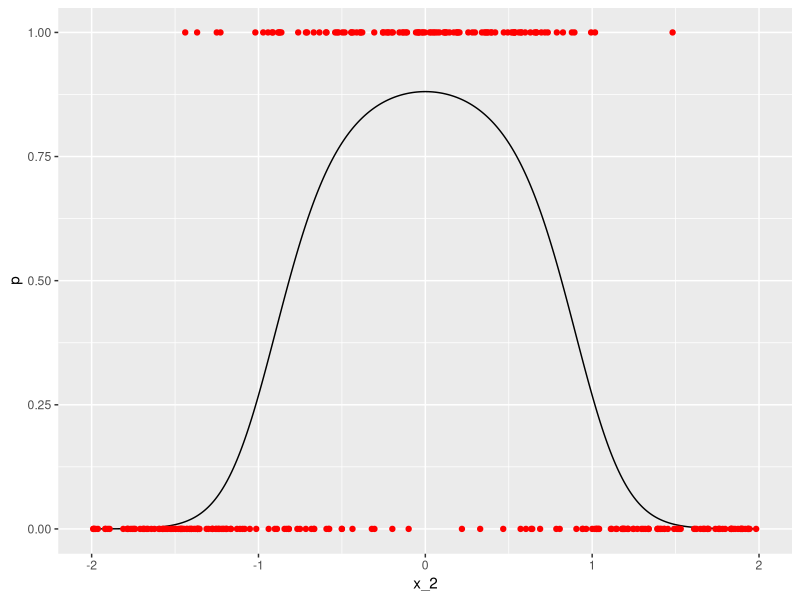
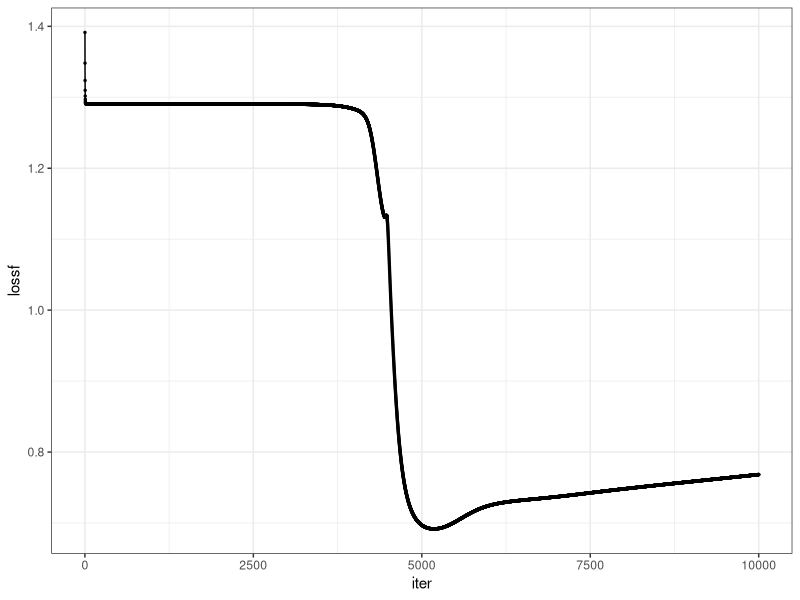
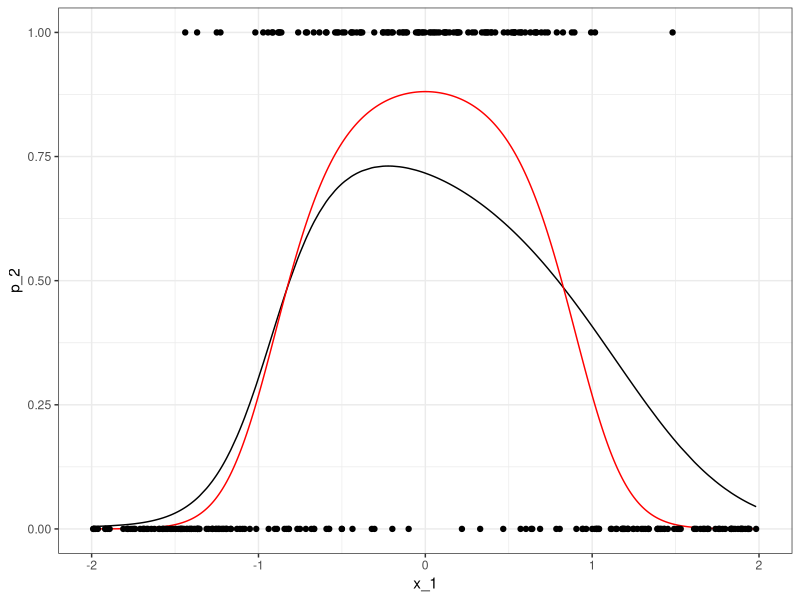
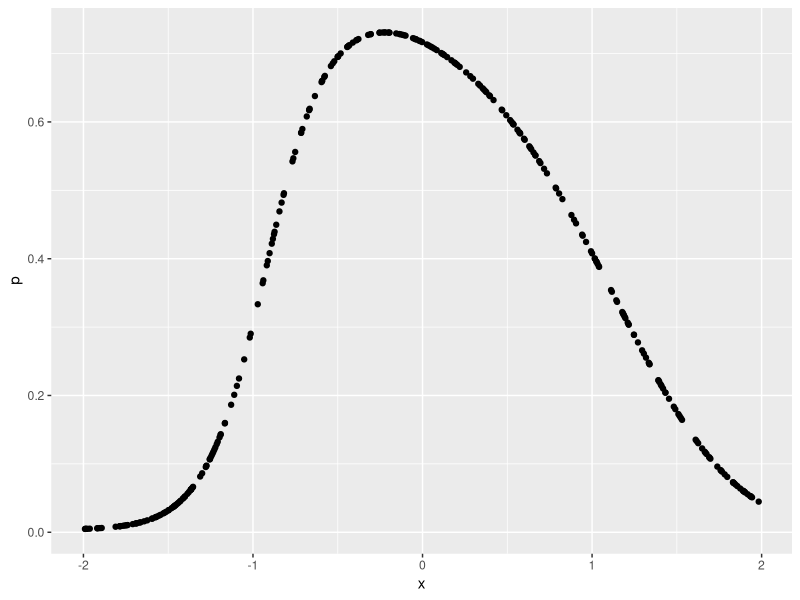
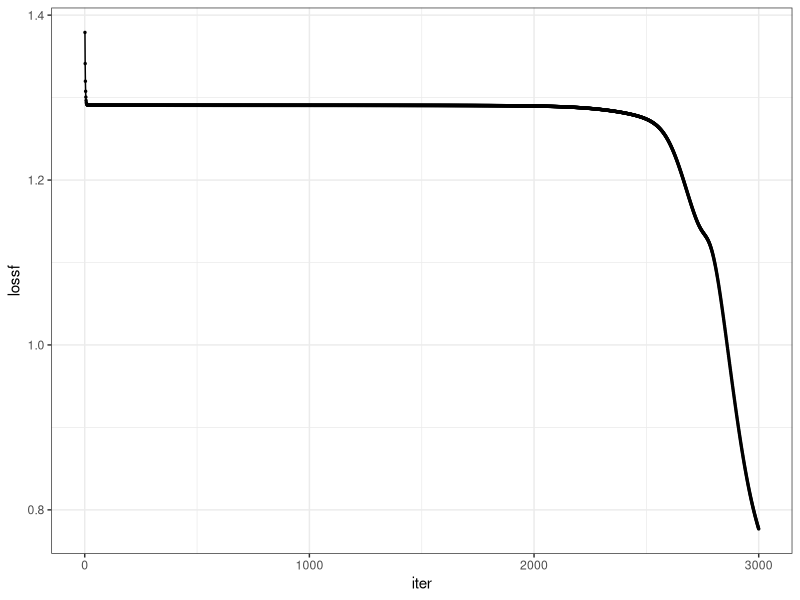

Recreate these plots in R, in order. (Note: this script raises an error after producing the figures.)
library(tidyverse)

## Backprop


# # Number of hidden nodes (including bias)
# q = 3
# 
# theta = replicate(q, 0.01*rnorm(nx))
# beta = 0.01*rnorm(q)

sigma_1 <- function(x){
  return(1/(1 + exp(-x)))
}

sigma_2 <- function(x){
  return(1/(1 + exp(-x)))
}

# compute_p_hat <- function(theta, beta, X){
#   A = sigma_1(X %*% theta)
#   p_hat = sigma_2(A %*% beta)
#   return(p_hat)
# }

loss_function <- function(p_hat, y){
  lossf = - 2 * mean(y*log(p_hat) + (1-y)*log(1-p_hat))
  return(lossf)
}

predict <- function(ann, X){
  m = nrow(X)
  X = cbind(rep(1, m), X)
  zeta = X %*% ann$theta
  A = sigma_1(zeta)
  A_aug = cbind(rep(1, m), A)
  p_hat = sigma_2(A_aug %*% ann$beta)
  return(p_hat)
}

logistic_func <- function(x){
  1/(1 + exp(-x))
}



# 
# alpha = 0.01
# i = 0
# n_iter <- 200
# 
# loss_function_df <- data_frame(lossf = rep(0.0, n_iter))
# 
# while(i < n_iter){
#   i = i + 1
#   cat("Iter:", i, "\n")
#   p_hat = compute_p_hat(theta, beta, X)
#   loss_function_df$lossf[i] <- loss_function(p_hat, y)
#   
#   p_minus_y = p_hat - y
#   A = sigma_1(zeta)
#   dL_dbeta = mean(t(A) %*% p_minus_y)
#   zeta = X %*% theta
#   
#   dL_dtheta <- matrix(rep(NA, nx*q), ncol = q)
#   for(l in 1:length(beta)){
#     temp <- (beta[l] * p_minus_y * A[,l]) * (1 - A[,l])
#     
#     dl_dtheta_nl <- matrix(rep(temp, nx), ncol = nx, byrow = F) * X
#     dL_dtheta[,l] <- colMeans(dl_dtheta_nl)
#   }
#   
#   # # first beta
#   # bbb <- cbind(  (beta[1] * p_minus_y * A[,1]) * (1 - A[,1]) * X[,1],
#   #         (beta[1] * p_minus_y * A[,1]) * (1 - A[,1]) * X[,2],
#   #         (beta[1] * p_minus_y * A[,1]) * (1 - A[,1]) * X[,3],
#   #         (beta[1] * p_minus_y * A[,1]) * (1 - A[,1]) * X[,4])
#   # 
#   # # second beta
#   # (beta[2] * p_minus_y * A[,2]) * (1 - A[,2]) * X[,1]
#   # (beta[2] * p_minus_y * A[,2]) * (1 - A[,2]) * X[,2]
#   # (beta[2] * p_minus_y * A[,2]) * (1 - A[,2]) * X[,3]
#   # (beta[2] * p_minus_y * A[,2]) * (1 - A[,2]) * X[,4]
#   # # third beta
#   # (beta[3] * p_minus_y * A[,3]) * (1 - A[,3]) * X[,1]
#   # (beta[3] * p_minus_y * A[,3]) * (1 - A[,3]) * X[,2]
#   # (beta[3] * p_minus_y * A[,3]) * (1 - A[,3]) * X[,3]
#   # (beta[3] * p_minus_y * A[,3]) * (1 - A[,3]) * X[,4]
# 
#   beta <- beta - alpha*dL_dbeta
#   theta <- theta - alpha*dL_dtheta
# }
# 
# loss_function_df %>% 
#   mutate(ix = 1:nrow(.)) %>%  
#   ggplot(aes(ix, lossf)) + 
#   geom_point(size = 0.5) +
#   geom_line()

ann <- function(X, y, q = 3, alpha = 0.01, n_iter = 200, init_beta = "random", init_theta = "random"){
  # X: data matrix
  # y: response vector
  # q: number of hidden nodes (including bias)
  # alpha: learning rate
  # n_iter: number of iterations
  
  m = nrow(X)
  X = cbind(rep(1, m), X)
  nx = ncol(X)
  
  
  i = 0
  
  if(init_beta == "random") {
    beta = 0.1*runif(q + 1, -0.5, 0.5)
    init_beta = beta
  } else{
    beta = init_beta
  }
  if(init_theta == "random"){
    theta = replicate(q, 0.1*runif(nx, -0.5, 0.5))
    init_theta = theta
  } else {
    theta = init_theta
  }
  
  loss_function_df <- data_frame(
    iter = 1:n_iter,
    lossf = as.numeric(rep(NA, n_iter)))
  
  while(i < n_iter){
    i = i + 1
    cat("Iter:", i, "\n")
    zeta = X %*% theta
    A = sigma_1(zeta)
    A_aug = cbind(rep(1, m), A)
    p_hat = sigma_2(A_aug %*% beta)
    #p_hat = compute_p_hat(theta, beta, X)
    loss_function_df$lossf[i] <- loss_function(p_hat, y)
    
    p_minus_y = p_hat - y
    dL_dbeta = colMeans(matrix(rep(p_minus_y, q + 1), ncol = q + 1, byrow = F) * A_aug)
    #dL_dbeta = mean(t(A) %*% p_minus_y)
    
    dL_dtheta <- matrix(rep(NA, nx*q), ncol = q)
    for(l in 1:ncol(dL_dtheta)){
      temp <- (beta[l] * p_minus_y * A[,l]) * (1 - A[,l])
      
      dl_dtheta_nl <- matrix(rep(temp, nx), ncol = nx, byrow = F) * X
      dL_dtheta[,l] <- colMeans(dl_dtheta_nl)
    }

    beta <- beta - alpha*dL_dbeta
    theta <- theta - alpha*dL_dtheta
  }
  
  gg_deviance_iter <- loss_function_df %>% 
    ggplot(aes(iter, lossf)) + 
    geom_point(size = 0.5) +
    geom_line() +
    theme_bw()
  
  out <- list(
    beta = beta,
    theta = theta, 
    init_theta = init_theta,
    init_beta = init_beta,
    gg_deviance_iter = gg_deviance_iter
  )
  
  return(out)
}

### Example 1

# # Number of features (including bias)
# nx = 4
# 
# # Training set size
# m = 100
# 
# X = cbind(rep(1, m), replicate(nx - 1, rnorm(m)) )
# gen_params <- rnorm(nx)
# mu = X %*% gen_params
# p_real <- 1/(1 + exp(-mu))
# y = rbinom(size = 1, n = length(p_real), prob = p_real)
# 
# ann_1 <- ann(X, y, 3)


### Example 2

set.seed(2805721)
dat_2 <- data.frame(x_1 = runif(300, -2, 2)) %>% 
  mutate(y = rbinom(300, 1, logistic_func(2 - 3 * x_1^2)))

dat_p <- data.frame(x_2 = seq(-2, 2, 0.01)) %>% 
  mutate(p = logistic_func(2 - 3 * x_2^2))

dat_p %>% 
  ggplot() +
  geom_line(aes(x_2, p)) +
  geom_point(data = dat_2, aes(x = x_1, y = y), colour = 'red')

ann_2 <- ann(as.matrix(dat_2$x_1), dat_2$y, q = 4, alpha = 0.5, n_iter = 10000)

ann_2

#ann_2$gg_deviance_iter

## hacer feed forward con beta encontrados

predictions_2 <- predict(ann_2, as.matrix(dat_2$x_1))

dat_2 %>% 
  mutate(p_2 = predictions_2) %>% 
  ggplot(aes(x = x_1, y = p_2)) + 
  geom_line() +
  geom_line(data = dat_p, aes(x = x_2, y = p), col='red') + 
  ylim(c(0,1)) +
  geom_point(data = dat_2, aes(x = x_1, y = y)) +
  theme_bw()

data.frame(
  p = predict(ann_2, as.matrix(dat_2$x_1)),
  x = dat_2$x_1) %>% 
  ggplot() +
  geom_point(aes(x, p))










ann_3 <- ann(as.matrix(dat_2$x_1), dat_2$y, q = 4, alpha = 0.5, n_iter = 3000)
ann_3

ann_4 <- ann(as.matrix(dat_2$x_1), dat_2$y, q = 4, alpha = 0.5, n_iter = 3000, init_beta = ann_3$beta, init_theta = ann_3$theta)
ann_4



data.frame(x = x, p_2 = predict(ann_3, as.matrix(x))) %>% 
  ggplot(aes(x = x, y = p_2)) + 
  geom_line() +
  geom_line(data = dat_p, aes(x = x, y = p), col='red') + 
  ylim(c(0,1)) +
  geom_point(data = dat_2, aes(x = x_1, y = y)) +
  theme_bw()


data.frame(x = x, p_2 = predict(ann_4, as.matrix(x))) %>% 
  ggplot(aes(x = x, y = p_2)) + 
  geom_line() +
  geom_line(data = dat_p, aes(x = x, y = p), col='red') + 
  ylim(c(0,1)) +
  geom_point(data = dat_2, aes(x = x_1, y = y)) +
  theme_bw()



### Example 3

dat_p_3 <- data.frame(x = seq(-2,2,0.05)) %>% 
  mutate(p = logistic_func(3 + x- 3*x^2 + 3*cos(4*x)))

set.seed(280572)

dat_3 <- data.frame(x = runif(300, -2, 2)) %>% 
  mutate(g2 = rbinom(300, 1, logistic_func(3 + x- 3*x^2 + 3*cos(4*x))))

dat_p_3 %>% 
  ggplot() +
  geom_line(aes(x, p), col = 'red') +
  geom_jitter(data = dat_3, aes(x = x, y = g2), col ='black',
              position = position_jitter(height=0.05), alpha = 0.4)




